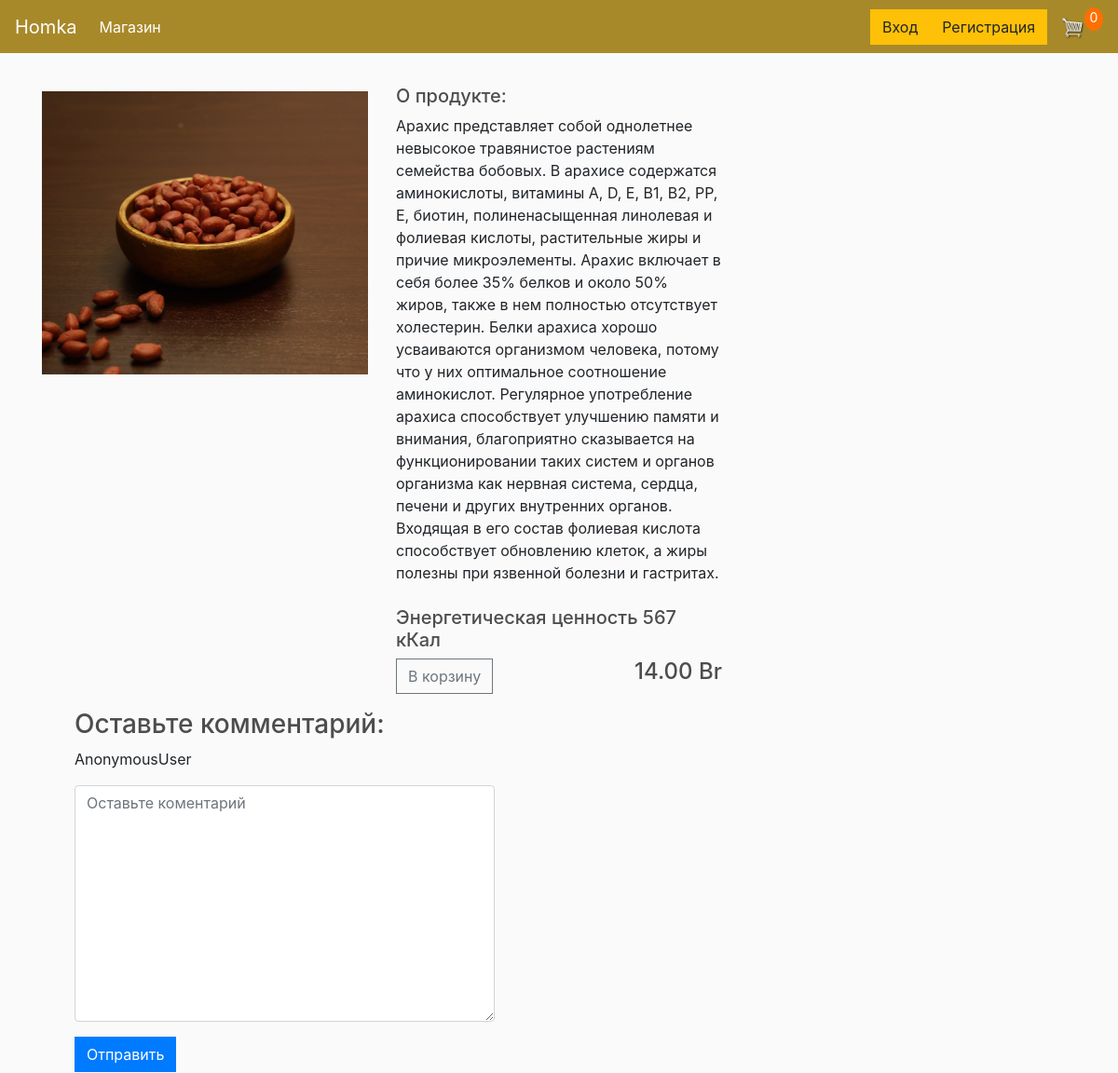
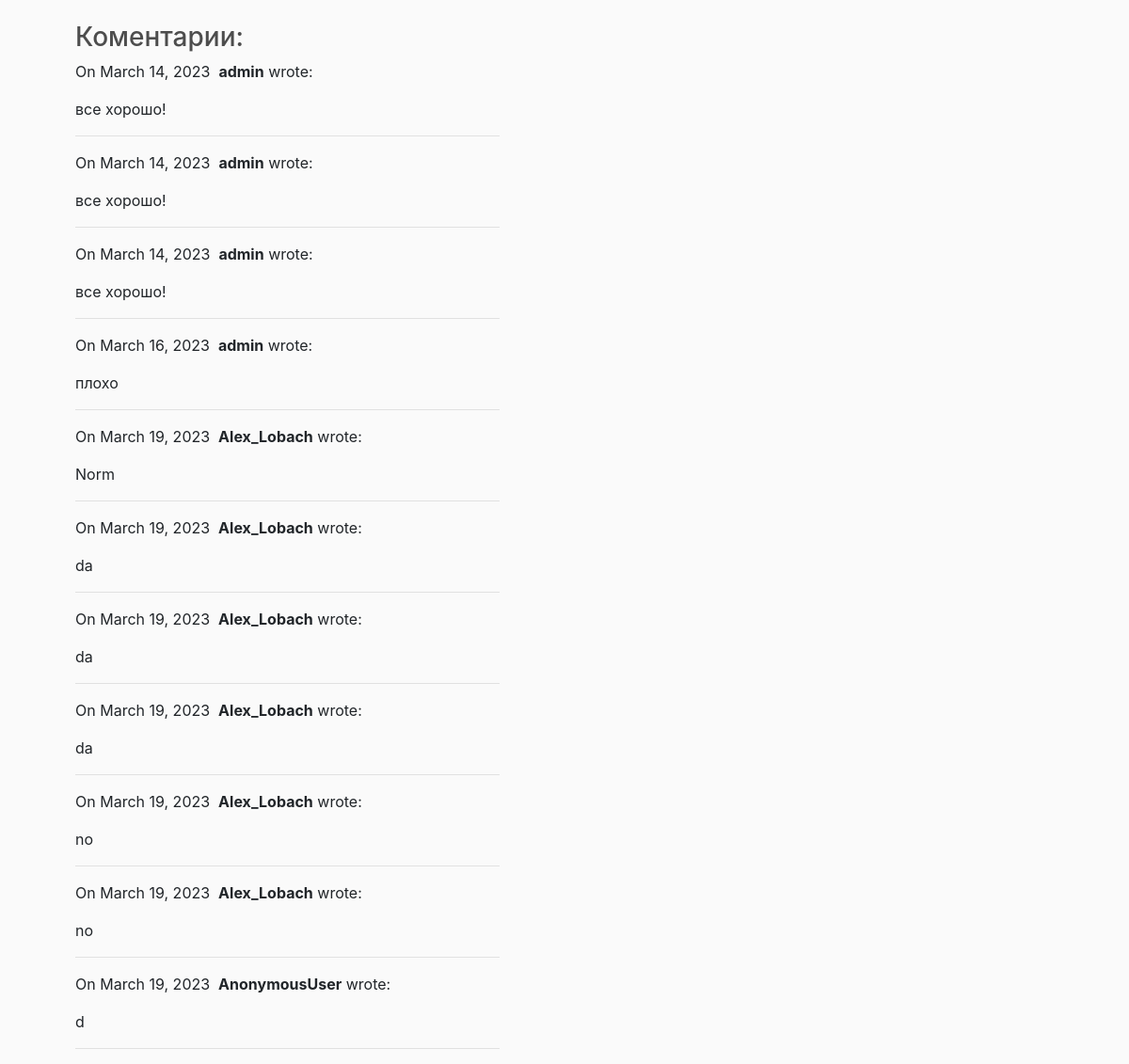
Screenshot of /3/ with the database file from the repository (2 pictures, top to bottom).
### catalog/models.py (models this page shows, shortened)
class Product(models.Model):
    name = models.CharField(max_length=200, null=True)
    price = models.FloatField()
    min_pack = models.FloatField()
    description = models.TextField()
    nutritional_value = models.TextField()
    image = models.ImageField(null=True, blank=True)
    @property
    def imageURL(self):
        try:
            url = self.image.url
        except:
            url = ''
        return url

class Comment(models.Model):
    author = models.CharField(max_length=255, blank=True, null=True)
    body = models.TextField()
    created_on = models.DateTimeField(auto_now_add=True)
    product = models.ForeignKey('Product', on_delete=models.CASCADE)

### catalog/views.py (the view, shortened to what this page needs)
# urls.py: path('<int:pk>/', views.product_detail, name= 'product_detail'),
def product_detail(request, pk):
    data = cartData(request)
    cartItems = data['cartItems']
    order = data['order']
    items = data['items']
    product = Product.objects.get(pk=pk)
    comments = Comment.objects.filter(product = product)
    form = CommentForm()
    context = {
        'product':product, 'cartItems': cartItems, 'items':items, 'form':form, 'comments':comments
    }
    return render(request, 'store/detail.html', context)

### catalog/forms.py
class CommentForm(forms.Form):
    body = forms.CharField(widget=forms.Textarea(attrs={'class': 'form-control',
                                                        'placeholder': 'Оставьте коментарий'}))

### catalog/utils.py (called while the page is built, shortened)
def cookieCart(request):
    try:
        cart = json.loads(request.COOKIES['cart'])
    except:
        cart = {}
        print('Cart:', cart)
    items = []
    order = {'get_cart_total': 0, 'get_cart_items': 0, 'shipping':True}
    cartItems = order['get_cart_items']
    return {'cartItems': cartItems, 'order':order, 'items': items}

def cartData(request):
    if request.user.is_authenticated:
        customer = request.user.customer
        order, created = Order.objects.get_or_create(customer=customer, complete=False)
        items = order.orderitem_set.all()
        cartItems = order.get_cart_items
    else:
        cookieData = cookieCart(request)
        cartItems = cookieData['cartItems']
        order = cookieData['order']
        items = cookieData['items']
    return {'cartItems': cartItems, 'order':order, 'items': items}

### catalog/templates/store/detail.html (shortened to what this page needs)
{% extends 'store/main.html' %}
{% load static %}
{% block content %}
    <div class="row">
        <div class="col-lg-4">
            <p><img class="leftimg" src="{{ product.imageURL }}" width="100%" height="100%"></p>
        </div>
        <div class="col-lg-4" >
            <h5>О продукте:</h5> <span>{{ product.description }}</span>
            <br><br>
            <h5>{{ product.nutritional_value }}</h5>
            <button data-product={{product.id}} data-action="add" class="btn btn-outline-secondary add-btn update-cart">В корзину</button>
                <h4 style="display:inline-block;float: right">
                {{product.price | floatformat:2}} Br </h4>
        </div>
        <div class="positioned">
            <h3>Оставьте комментарий:</h3>
            <form action="/{{ product.pk }}/" method="post">
                <div class="form-group">
                  {{request.user}}
                </div>
                <div class="form-group">
                  {{ form.body }}
                </div>
            <button type="submit" class="btn btn-primary">Отправить</button>
            </form>
            <br>
            <h3>Коментарии:</h3>
            {% for comment in comments %}
            <p>
              On {{ comment.created_on.date }}&nbsp;
              <b>{{ comment.author }}</b> wrote:
            </p>
            <p>{{ comment.body }}</p>
            <hr>
            {% endfor %}
          </div>
{% endblock content %}

### catalog/templates/store/main.html (shortened to what this page needs)
<!DOCTYPE html>
{% load static %}
<html>
<head>
	<link rel="stylesheet" href="https://stackpath.bootstrapcdn.com/bootstrap/4.4.1/css/bootstrap.min.css">
	<link rel="stylesheet" type="text/css" href="{% static 'css/main.css' %}">
</head>
<body>
	<nav class="navbar navbar-expand-lg navbar-dark bg-dark">
	  <a class="navbar-brand" href="{% url 'store' %}">Homka</a>
	  <div class="collapse navbar-collapse" id="navbarSupportedContent">
	    <ul class="navbar-nav mr-auto">
	      <li class="nav-item active">
	        <a class="nav-link" href="{% url 'store' %}">Магазин <span class="sr-only">(current)</span></a>
	      </li>
	    </ul>
		<div class="form-inline my-2 my-lg-0">
			{% if user.is_authenticated %}
			<a class="btn btn-warning" dis href="{% url 'profile' %}">Профиль</a>
			<a class="btn btn-warning" href="{% url 'logout' %}">Выход</a>
			{% else %}
			<a class="btn btn-warning" href="{% url 'login' %}">Вход</a>
			<a class="btn btn-warning" href="{% url 'register' %}">Регистрация</a>
			{% endif %}
	     	<a href="{% url 'cart' %}">
	    		<img  id="cart-icon" src="{% static 'images/cart.png' %}">
	    	</a>
	    	<p id="cart-total">{{cartItems}}</p>
	    </div>
	  </div>
	</nav>
     <div class="container">
            <br>
            {% block content %}
            {% endblock content %}
     </div>
</body>
</html>

### static/css/main.css (style rules this page uses)
body { background-color: hsl(0, 0%, 98%); }
h1,h2,h3,h4,h5,h6 { color:hsl(0, 0%, 30%); }
.bg-dark { background-color: #a8892a!important; }
#cart-icon { width:25px; display: inline-block; margin-left: 15px; }
#cart-total { display: block; text-align: center; color:#fff; background-color: rgb(255, 111, 0); width: 20px; height: 25px; border-radius: 50%; font-size: 14px; }
.col-lg-4, .col-lg-6, .col-lg-8, .col-lg-12 { margin-top: 10px; }
.btn { border-radius: 0; }
.leftimg { float:left; margin: 7px 7px 7px 0; }
.positioned { position:relative; background: hsl(0, 0%, 98%); left: 50px; }

### rows the page displays
Product: imageURL (picture), description "Арахис представляет собой однолетнее невысокое травянистое растениям семейства бобовых. В арахисе содержатся аминокислоты, витамины A, D, E, В1, В2, РР, Е, биотин, полиненасыщенная линолевая и фолиевая кислоты, растительные жиры и причие микроэлементы. Арахис включает в себя более 35% белков и около 50% жиров, также в нем полностью отсутствует холестерин. Белки арахиса хорошо усваиваются организмом человека, потому что у них оптимальное соотношение аминокислот. Регулярное употребление арахиса способствует улучшению памяти и внимания, благоприятно сказывается на функционировании таких систем и органов организма как нервная система, сердца, печени и других внутренних органов. Входящая в его…", nutritional_value "Энергетическая ценность 567 кКал", price "14.00"
Comment: user "AnonymousUser", created_on "March 19, 2023", author "AnonymousUser", body "d"
Comment: created_on "March 14, 2023", author "admin", body "все хорошо!"
Comment: created_on "March 14, 2023", author "admin", body "все хорошо!"
Comment: created_on "March 14, 2023", author "admin", body "все хорошо!"
Comment: created_on "March 16, 2023", author "admin", body "плохо"
Comment: created_on "March 19, 2023", author "Alex_Lobach", body "Norm"
Comment: created_on "March 19, 2023", author "Alex_Lobach", body "da"
Comment: created_on "March 19, 2023", author "Alex_Lobach", body "da"
Comment: created_on "March 19, 2023", author "Alex_Lobach", body "da"
Comment: created_on "March 19, 2023", author "Alex_Lobach", body "no"
Comment: created_on "March 19, 2023", author "Alex_Lobach", body "no"

### other values shown
{{ cartItems }} "0"
